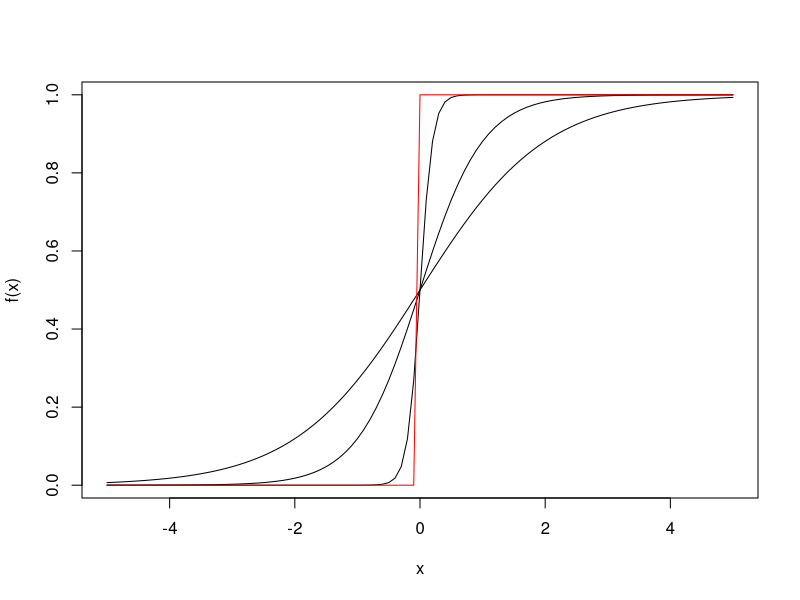
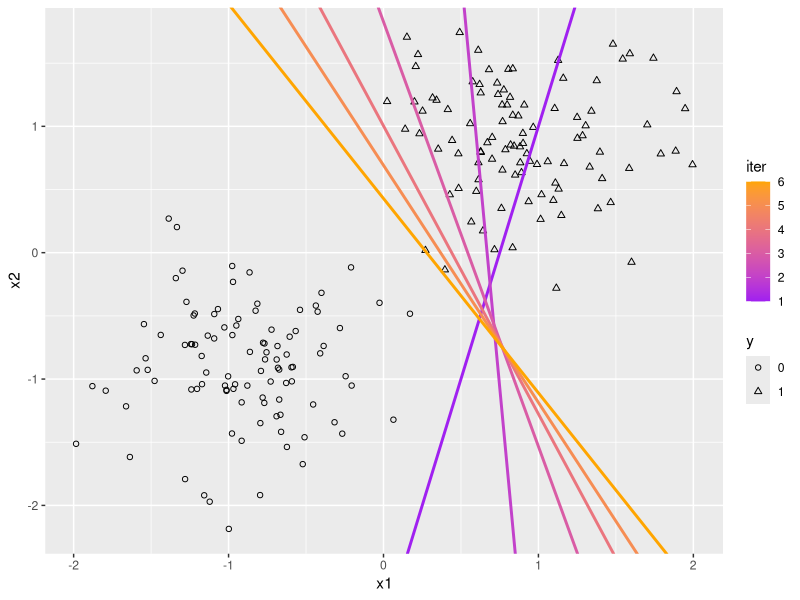
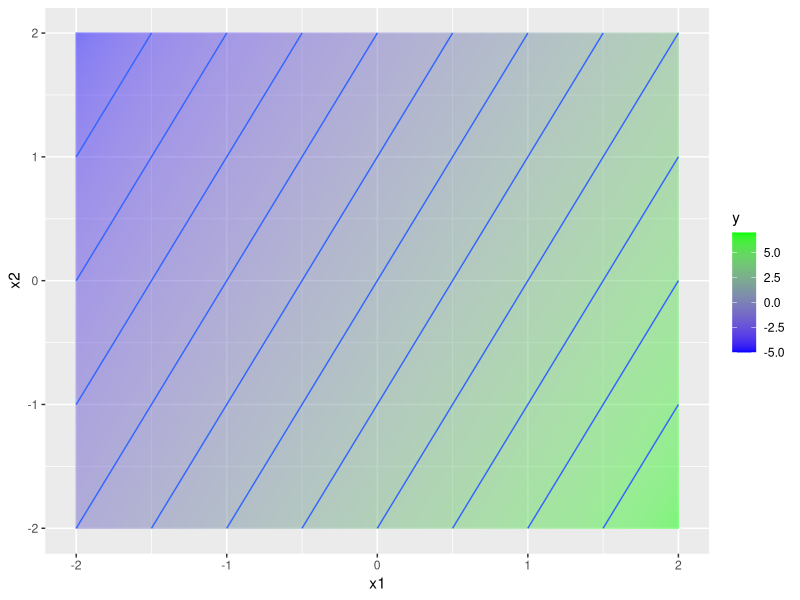
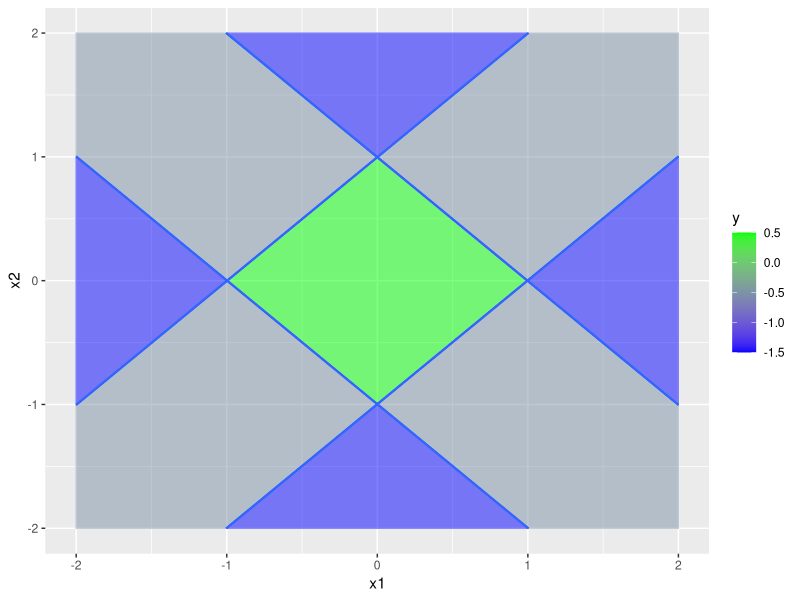

Source code (R) for these figures, in order:
## ---- chunk 1
knitr::opts_chunk$set(cache=TRUE)
## ---- chunk 2
plot(function(x) 1/(1 + exp(-x)), xlim=c(-5,5), ylab="f(x)")
plot(function(x) 1/(1 + exp(-2*x)), xlim=c(-5,5), add=TRUE)
plot(function(x) 1/(1 + exp(-10*x)), xlim=c(-5,5), add=TRUE)
plot(function(x) ifelse(x >= 0, 1, 0), xlim=c(-5,5), col="red", add=TRUE)
## ---- chunk 3
set.seed(1)
n <- 100
x1 <- c(rnorm(n),rnorm(n,4))
x2 <- c(rnorm(n),rnorm(n,4))
x1 <- scale(x1)
x2 <- scale(x2)
y <- rep(0:1,each=n)
dat <- data.frame(y=factor(y),x1,x2)
## ---- chunk 4
w <- c(-4,1)
b <- 3
w.mat <- matrix(nrow=6,ncol=2)
b.vec <- numeric(6)
lambda <- 0.01
for (i in 1:6) {
  w.mat[i,] <- w
  b.vec[i] <- b
  y.hat <- ifelse(cbind(x1,x2) %*% w + b >= 0, 1, 0)
  for (j in 1:2) {
    w[j] <- w[j] + lambda * sum((y.hat - y) * x1)
  }
  b <- b + lambda * sum(y.hat - y)
}
w.mat[i,] <- w
b.vec[i] <- b
dat2 <- data.frame(b=b.vec, w1=w.mat[,1], w2=w.mat[,2], iter=1:6)
## ---- chunk 5
library(ggplot2)
ggplot(dat, aes(x1,x2,shape=y)) + geom_point() +
  scale_shape_discrete(solid=FALSE) +
  geom_abline(data=dat2, aes(intercept=-b/w2, slope=-w1/w2, color=iter), size=1) +
  scale_color_continuous(low="purple",high="orange")
## ---- chunk 6
s <- seq(from=-2,to=2,length=400)
grid <- expand.grid(x1=s,x2=s)
grid$y <- with(grid, x1 * 2 + x2 * -1 + 1)
ggplot(grid, aes(x1,x2,z=y,fill=y)) +
  geom_raster(alpha=.5) +
  scale_fill_continuous(low="blue",high="green") +
  geom_contour()
## ---- chunk 7
s <- seq(from=-2,to=2,length=400)
grid <- expand.grid(x1=s,x2=s)
grid$h1 <- with(grid, ifelse(1*x1 + 1*x2 + 1 >= 0, 1, 0))
grid$h2 <- with(grid, ifelse(1*x1 - 1*x2 + 1 >= 0, 1, 0))
grid$h3 <- with(grid, ifelse(-1*x1 + 1*x2 + 1 >= 0, 1, 0))
grid$h4 <- with(grid, ifelse(-1*x1 - 1*x2 + 1 >= 0, 1, 0))
grid$y <- with(grid, 1*h1 + 1*h2 + 1*h3 + 1*h4 - 3.5)
ggplot(grid, aes(x1,x2,z=y,fill=y)) +
  geom_raster(alpha=.5) +
  scale_fill_continuous(low="blue",high="green") +
  geom_contour()
